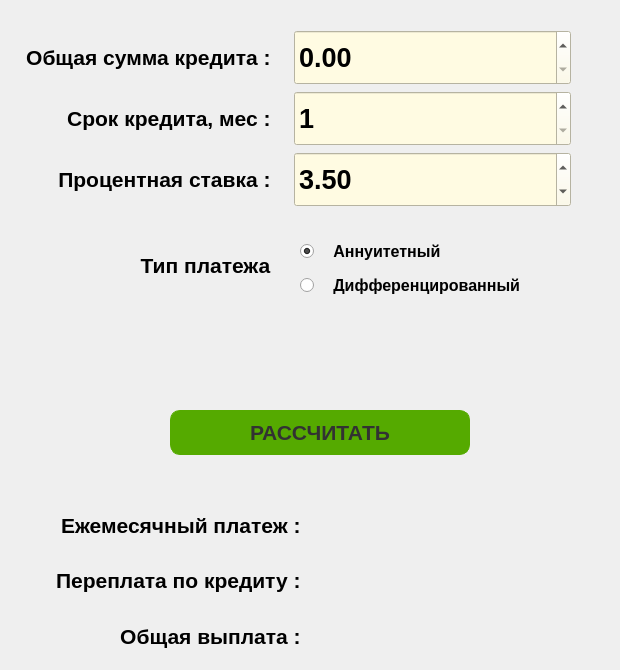
    <widget class="QWidget" name="tab_credit">
     <property name="toolTipDuration">
      <number>-1</number>
     </property>
     <attribute name="title">
      <string>Кредит</string>
     </attribute>
     <widget class="QWidget" name="gridLayoutWidget_3">
      <property name="geometry">
       <rect>
        <x>30</x>
        <y>500</y>
        <width>581</width>
        <height>161</height>
       </rect>
      </property>
      <layout class="QGridLayout" name="gridLayout_3">
       <item row="2" column="0">
        <widget class="QLabel" name="label_2">
         <property name="font">
          <font>
           <pointsize>16</pointsize>
           <weight>75</weight>
           <bold>true</bold>
          </font>
         </property>
         <property name="text">
          <string>Переплата по кредиту :   </string>
         </property>
         <property name="alignment">
          <set>Qt::AlignRight|Qt::AlignTrailing|Qt::AlignVCenter</set>
         </property>
        </widget>
       </item>
       <item row="1" column="0">
        <widget class="QLabel" name="label_3">
         <property name="font">
          <font>
           <pointsize>16</pointsize>
           <weight>75</weight>
           <bold>true</bold>
          </font>
         </property>
         <property name="text">
          <string>Ежемесячный платеж :   </string>
         </property>
         <property name="alignment">
          <set>Qt::AlignRight|Qt::AlignTrailing|Qt::AlignVCenter</set>
         </property>
        </widget>
       </item>
       <item row="3" column="0">
        <widget class="QLabel" name="label_7">
         <property name="font">
          <font>
           <pointsize>16</pointsize>
           <weight>75</weight>
           <bold>true</bold>
          </font>
         </property>
         <property name="text">
          <string>Общая выплата :   </string>
         </property>
         <property name="alignment">
          <set>Qt::AlignRight|Qt::AlignTrailing|Qt::AlignVCenter</set>
         </property>
        </widget>
       </item>
       <item row="1" column="1">
        <widget class="QLabel" name="line_mpayment">
         <property name="font">
          <font>
           <pointsize>16</pointsize>
           <weight>75</weight>
           <bold>true</bold>
          </font>
         </property>
         <property name="text">
          <string/>
         </property>
        </widget>
       </item>
       <item row="2" column="1">
        <widget class="QLabel" name="line_charges">
         <property name="font">
          <font>
           <pointsize>16</pointsize>
           <weight>75</weight>
           <bold>true</bold>
          </font>
         </property>
         <property name="text">
          <string/>
         </property>
        </widget>
       </item>
       <item row="3" column="1">
        <widget class="QLabel" name="line_tpayment">
         <property name="font">
          <font>
           <pointsize>16</pointsize>
           <weight>75</weight>
           <bold>true</bold>
          </font>
         </property>
         <property name="text">
          <string/>
         </property>
        </widget>
       </item>
      </layout>
     </widget>
     <widget class="QWidget" name="gridLayoutWidget_4">
      <property name="geometry">
       <rect>
        <x>10</x>
        <y>30</y>
        <width>561</width>
        <height>177</height>
       </rect>
      </property>
      <layout class="QGridLayout" name="gridLayout_4">
       <item row="5" column="0">
        <widget class="QLabel" name="label_9">
         <property name="font">
          <font>
           <pointsize>16</pointsize>
           <weight>75</weight>
           <bold>true</bold>
          </font>
         </property>
         <property name="text">
          <string>Процентная ставка :   </string>
         </property>
         <property name="alignment">
          <set>Qt::AlignRight|Qt::AlignTrailing|Qt::AlignVCenter</set>
         </property>
        </widget>
       </item>
       <item row="1" column="0">
        <widget class="QLabel" name="label_8">
         <property name="font">
          <font>
           <pointsize>16</pointsize>
           <weight>75</weight>
           <bold>true</bold>
          </font>
         </property>
         <property name="text">
          <string>Общая сумма кредита :   </string>
         </property>
         <property name="alignment">
          <set>Qt::AlignRight|Qt::AlignTrailing|Qt::AlignVCenter</set>
         </property>
        </widget>
       </item>
       <item row="1" column="1">
        <widget class="QDoubleSpinBox" name="line_amount">
         <property name="sizePolicy">
          <sizepolicy hsizetype="Minimum" vsizetype="Preferred">
           <horstretch>0</horstretch>
           <verstretch>0</verstretch>
          </sizepolicy>
         </property>
         <property name="font">
          <font>
           <pointsize>20</pointsize>
           <weight>75</weight>
           <bold>true</bold>
          </font>
         </property>
         <property name="styleSheet">
          <string notr="true">QDoubleSpinBox {
	background-color: rgb(255, 251, 226)
}</string>
         </property>
         <property name="maximum">
          <double>10000000.000000000000000</double>
         </property>
         <property name="singleStep">
          <double>1000.000000000000000</double>
         </property>
        </widget>
       </item>
       <item row="3" column="0">
        <widget class="QLabel" name="label_11">
         <property name="font">
          <font>
           <pointsize>16</pointsize>
           <weight>75</weight>
           <bold>true</bold>
          </font>
         </property>
         <property name="text">
          <string>Срок кредита, мес :   </string>
         </property>
         <property name="alignment">
          <set>Qt::AlignRight|Qt::AlignTrailing|Qt::AlignVCenter</set>
         </property>
        </widget>
       </item>
       <item row="3" column="1">
        <widget class="QSpinBox" name="line_duration">
         <property name="sizePolicy">
          <sizepolicy hsizetype="Minimum" vsizetype="Preferred">
           <horstretch>0</horstretch>
           <verstretch>0</verstretch>
          </sizepolicy>
         </property>
         <property name="font">
          <font>
           <pointsize>20</pointsize>
           <weight>75</weight>
           <bold>true</bold>
          </font>
         </property>
         <property name="styleSheet">
          <string notr="true">QSpinBox {
	background-color: rgb(255, 251, 226)
}</string>
         </property>
         <property name="suffix">
          <string/>
         </property>
         <property name="prefix">
          <string/>
         </property>
         <property name="minimum">
          <number>1</number>
         </property>
         <property name="maximum">
          <number>360</number>
         </property>
         <property name="singleStep">
          <number>1</number>
         </property>
         <property name="value">
          <number>1</number>
         </property>
         <property name="displayIntegerBase">
          <number>10</number>
         </property>
        </widget>
       </item>
       <item row="5" column="1">
        <widget class="QDoubleSpinBox" name="line_rate">
         <property name="sizePolicy">
          <sizepolicy hsizetype="Minimum" vsizetype="Preferred">
           <horstretch>0</horstretch>
           <verstretch>0</verstretch>
          </sizepolicy>
         </property>
         <property name="font">
          <font>
           <pointsize>20</pointsize>
           <weight>75</weight>
           <bold>true</bold>
          </font>
         </property>
         <property name="styleSheet">
          <string notr="true">QDoubleSpinBox {
	background-color: rgb(255, 251, 226)
}</string>
         </property>
         <property name="wrapping">
          <bool>false</bool>
         </property>
         <property name="buttonSymbols">
          <enum>QAbstractSpinBox::UpDownArrows</enum>
         </property>
         <property name="decimals">
          <number>2</number>
         </property>
         <property name="minimum">
          <double>0.000000000000000</double>
         </property>
         <property name="maximum">
          <double>100.000000000000000</double>
         </property>
         <property name="singleStep">
          <double>0.500000000000000</double>
         </property>
         <property name="value">
          <double>3.500000000000000</double>
         </property>
        </widget>
       </item>
      </layout>
     </widget>
     <widget class="QRadioButton" name="radio_annuity">
      <property name="geometry">
       <rect>
        <x>300</x>
        <y>240</y>
        <width>221</width>
        <height>23</height>
       </rect>
      </property>
      <property name="sizePolicy">
       <sizepolicy hsizetype="Preferred" vsizetype="Fixed">
        <horstretch>0</horstretch>
        <verstretch>1</verstretch>
       </sizepolicy>
      </property>
      <property name="font">
       <font>
        <pointsize>12</pointsize>
        <weight>75</weight>
        <bold>true</bold>
       </font>
      </property>
      <property name="layoutDirection">
       <enum>Qt::LeftToRight</enum>
      </property>
      <property name="text">
       <string>   Аннуитетный</string>
      </property>
      <property name="iconSize">
       <size>
        <width>20</width>
        <height>20</height>
       </size>
      </property>
      <property name="checked">
       <bool>true</bool>
      </property>
     </widget>
     <widget class="QRadioButton" name="radio_diff">
      <property name="geometry">
       <rect>
        <x>300</x>
        <y>270</y>
        <width>281</width>
        <height>31</height>
       </rect>
      </property>
      <property name="sizePolicy">
       <sizepolicy hsizetype="Preferred" vsizetype="Preferred">
        <horstretch>0</horstretch>
        <verstretch>1</verstretch>
       </sizepolicy>
      </property>
      <property name="font">
       <font>
        <pointsize>12</pointsize>
        <weight>75</weight>
        <bold>true</bold>
       </font>
      </property>
      <property name="layoutDirection">
       <enum>Qt::LeftToRight</enum>
      </property>
      <property name="text">
       <string>   Дифференцированный</string>
      </property>
      <property name="iconSize">
       <size>
        <width>20</width>
        <height>20</height>
       </size>
      </property>
     </widget>
     <widget class="QLabel" name="label_12">
      <property name="geometry">
       <rect>
        <x>110</x>
        <y>245</y>
        <width>191</width>
        <height>41</height>
       </rect>
      </property>
      <property name="font">
       <font>
        <pointsize>16</pointsize>
        <weight>75</weight>
        <bold>true</bold>
       </font>
      </property>
      <property name="text">
       <string>&lt;html&gt;&lt;head/&gt;&lt;body&gt;&lt;p align=&quot;center&quot;&gt;Тип  платежа&lt;/p&gt;&lt;/body&gt;&lt;/html&gt;</string>
      </property>
      <property name="alignment">
       <set>Qt::AlignRight|Qt::AlignTrailing|Qt::AlignVCenter</set>
      </property>
     </widget>
     <widget class="QPushButton" name="button_calculate">
      <property name="geometry">
       <rect>
        <x>170</x>
        <y>410</y>
        <width>300</width>
        <height>45</height>
       </rect>
      </property>
      <property name="sizePolicy">
       <sizepolicy hsizetype="Minimum" vsizetype="Preferred">
        <horstretch>0</horstretch>
        <verstretch>0</verstretch>
       </sizepolicy>
      </property>
      <property name="palette">
       <palette>
        <active>
         <colorrole role="WindowText">
          <brush brushstyle="SolidPattern">
           <color alpha="255">
            <red>50</red>
            <green>50</green>
            <blue>50</blue>
           </color>
          </brush>
         </colorrole>
         <colorrole role="Button">
          <brush brushstyle="SolidPattern">
           <color alpha="255">
            <red>85</red>
            <green>170</green>
            <blue>0</blue>
           </color>
          </brush>
         </colorrole>
         <colorrole role="Text">
          <brush brushstyle="SolidPattern">
           <color alpha="255">
            <red>50</red>
            <green>50</green>
            <blue>50</blue>
           </color>
          </brush>
         </colorrole>
         <colorrole role="ButtonText">
          <brush brushstyle="SolidPattern">
           <color alpha="255">
            <red>50</red>
            <green>50</green>
            <blue>50</blue>
           </color>
          </brush>
         </colorrole>
         <colorrole role="Base">
          <brush brushstyle="SolidPattern">
           <color alpha="255">
            <red>85</red>
            <green>170</green>
            <blue>0</blue>
           </color>
          </brush>
         </colorrole>
         <colorrole role="Window">
          <brush brushstyle="SolidPattern">
           <color alpha="255">
            <red>85</red>
            <green>170</green>
            <blue>0</blue>
           </color>
          </brush>
         </colorrole>
         <colorrole role="PlaceholderText">
          <brush brushstyle="SolidPattern">
           <color alpha="255">
            <red>50</red>
            <green>50</green>
            <blue>50</blue>
           </color>
          </brush>
         </colorrole>
        </active>
        <inactive>
         <colorrole role="WindowText">
          <brush brushstyle="SolidPattern">
           <color alpha="255">
            <red>50</red>
            <green>50</green>
            <blue>50</blue>
           </color>
          </brush>
         </colorrole>
         <colorrole role="Button">
          <brush brushstyle="SolidPattern">
           <color alpha="255">
            <red>85</red>
            <green>170</green>
            <blue>0</blue>
           </color>
          </brush>
         </colorrole>
         <colorrole role="Text">
          <brush brushstyle="SolidPattern">
           <color alpha="255">
            <red>50</red>
            <green>50</green>
            <blue>50</blue>
           </color>
          </brush>
         </colorrole>
         <colorrole role="ButtonText">
          <brush brushstyle="SolidPattern">
           <color alpha="255">
            <red>50</red>
            <green>50</green>
            <blue>50</blue>
           </color>
          </brush>
         </colorrole>
         <colorrole role="Base">
          <brush brushstyle="SolidPattern">
           <color alpha="255">
            <red>85</red>
            <green>170</green>
            <blue>0</blue>
           </color>
          </brush>
         </colorrole>
         <colorrole role="Window">
          <brush brushstyle="SolidPattern">
           <color alpha="255">
            <red>85</red>
            <green>170</green>
            <blue>0</blue>
           </color>
          </brush>
         </colorrole>
         <colorrole role="PlaceholderText">
          <brush brushstyle="SolidPattern">
           <color alpha="255">
            <red>50</red>
            <green>50</green>
            <blue>50</blue>
           </color>
          </brush>
         </colorrole>
        </inactive>
        <disabled>
         <colorrole role="WindowText">
          <brush brushstyle="SolidPattern">
           <color alpha="255">
            <red>50</red>
            <green>50</green>
            <blue>50</blue>
           </color>
          </brush>
         </colorrole>
         <colorrole role="Button">
          <brush brushstyle="SolidPattern">
           <color alpha="255">
            <red>85</red>
            <green>170</green>
            <blue>0</blue>
           </color>
          </brush>
         </colorrole>
         <colorrole role="Text">
          <brush brushstyle="SolidPattern">
           <color alpha="255">
            <red>50</red>
            <green>50</green>
            <blue>50</blue>
           </color>
          </brush>
         </colorrole>
         <colorrole role="ButtonText">
          <brush brushstyle="SolidPattern">
           <color alpha="255">
            <red>50</red>
            <green>50</green>
            <blue>50</blue>
           </color>
          </brush>
         </colorrole>
         <colorrole role="Base">
          <brush brushstyle="SolidPattern">
           <color alpha="255">
            <red>85</red>
            <green>170</green>
            <blue>0</blue>
           </color>
          </brush>
         </colorrole>
         <colorrole role="Window">
          <brush brushstyle="SolidPattern">
           <color alpha="255">
            <red>85</red>
            <green>170</green>
            <blue>0</blue>
           </color>
          </brush>
         </colorrole>
         <colorrole role="PlaceholderText">
          <brush brushstyle="SolidPattern">
           <color alpha="255">
            <red>50</red>
            <green>50</green>
            <blue>50</blue>
           </color>
          </brush>
         </colorrole>
        </disabled>
       </palette>
      </property>
      <property name="font">
       <font>
        <pointsize>16</pointsize>
        <weight>75</weight>
        <bold>true</bold>
       </font>
      </property>
      <property name="styleSheet">
       <string notr="true">QPushButton {
	background-color: rgb(85, 170, 0);
	border: 1px solid rgb(85, 170, 0);
	border-radius: 10px;
}
QPushButton:pressed {
	background-color: rgb(115, 200, 0);
}
</string>
      </property>
      <property name="text">
       <string>РАССЧИТАТЬ</string>
      </property>
     </widget>
    </widget>
